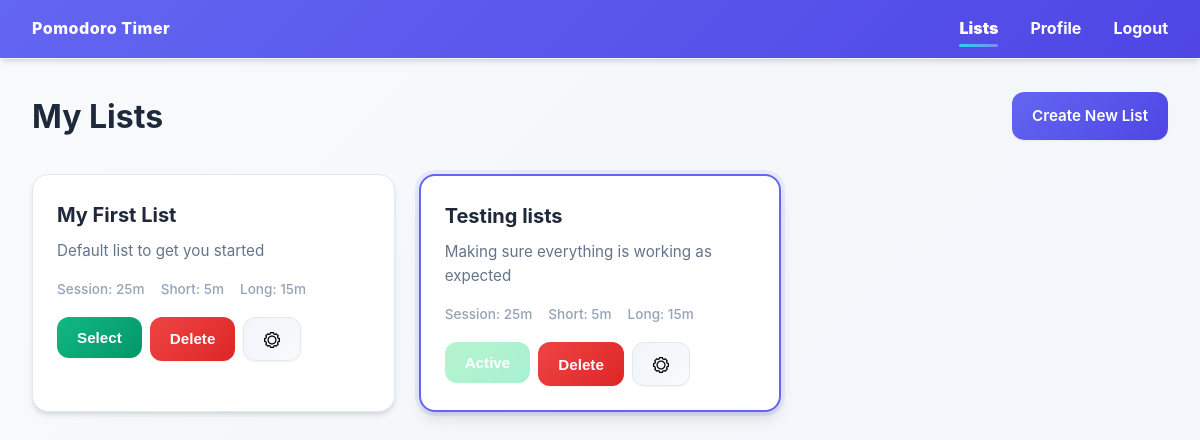
/lists/ (signed in), run on an earlier commit of the app's database.
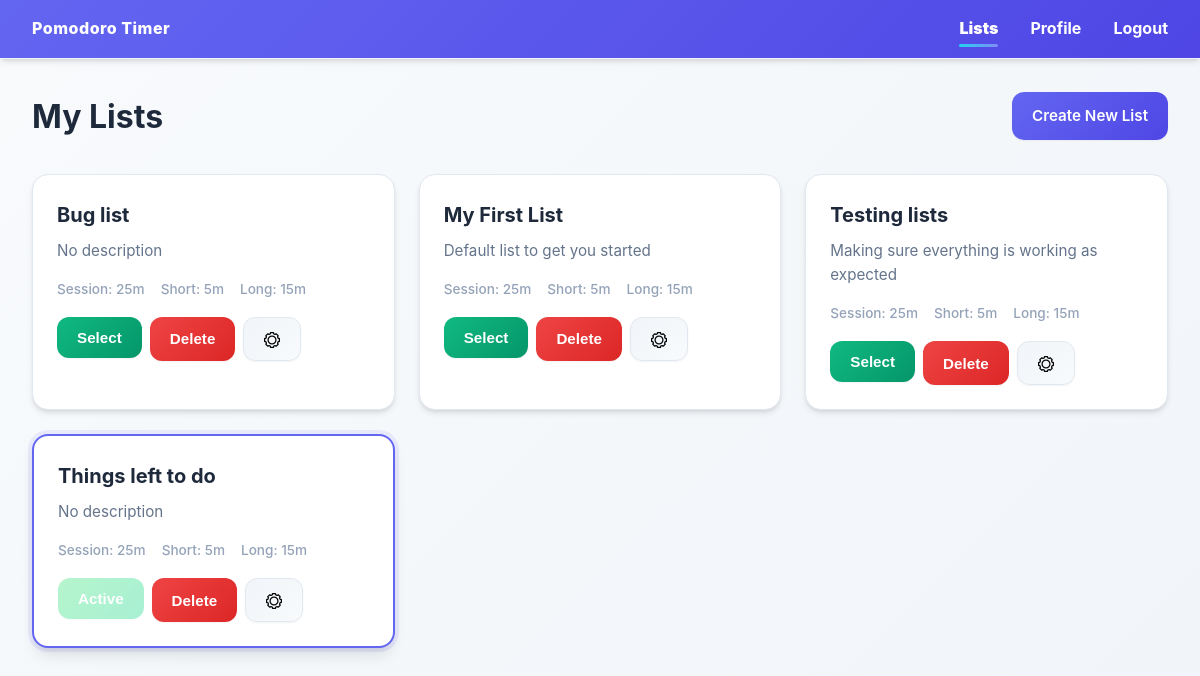
And on a later commit of the database.
### tables this page shows
CREATE TABLE lists (
    id INTEGER PRIMARY KEY AUTOINCREMENT,
    name TEXT NOT NULL UNIQUE,
    description TEXT,
    is_active BOOLEAN DEFAULT 0,
    pomo_session INTEGER DEFAULT 25,
    pomo_short_break INTEGER DEFAULT 5,
    pomo_long_break INTEGER DEFAULT 15,
    pomo_current_time INTEGER DEFAULT 0
, user_id INTEGER);

### pomodoro/routes/lists.py (the view)
@bp.route('/')
@login_required
def index():
    db = get_db()
    lists = db.execute(
        'SELECT * FROM lists WHERE user_id = ? ORDER BY name',
        (current_user.id,)
    ).fetchall()
    return render_template('lists/index.html', lists=lists)

### pomodoro/db.py (called while the page is built)
def get_db():
    if 'db' not in g:
        os.makedirs(current_app.instance_path, exist_ok=True)
        g.db = sqlite3.connect(
            current_app.config['DATABASE'],
            detect_types=sqlite3.PARSE_DECLTYPES
        )
        g.db.row_factory = sqlite3.Row
        _ensure_schema(g.db)
    return g.db

### pomodoro/models/user.py (called while the page is built)
    @staticmethod
    def get_by_id(user_id):
        database = db.get_db()
        user_data = database.execute(
            'SELECT * FROM users WHERE id = ?', (user_id,)
        ).fetchone()
        if user_data:
            return User(**user_data)
        return None

### pomodoro/routes/lists.py (called while the page is built)
def get_db():
    from .. import db
    return db.get_db()

### pomodoro/templates/lists/index.html (shortened to what this page needs)
{% extends 'base.html' %}
{% block head %}
<link rel="stylesheet" href="{{ url_for('static', filename='css/modal.css') }}">
{% endblock %}
{% block content %}
<div class="lists-page">
    <div class="page-header">
        <h1>My Lists</h1>
        <a href="{{ url_for('lists.create') }}" class="btn btn-primary">Create New List</a>
    </div>
    <div class="lists-grid">
        {% for list in lists %}
            <div class="list-card {% if list['is_active'] %}active{% endif %}">
                <h3>{{ list['name'] }}</h3>
                <p class="list-description">{{ list['description'] or 'No description' }}</p>
                <div class="list-settings">
                    <span>Session: {{ list['pomo_session'] }}m</span>
                    <span>Short: {{ list['pomo_short_break'] }}m</span>
                    <span>Long: {{ list['pomo_long_break'] }}m</span>
                </div>
                <div class="list-actions">
                    <form method="post" action="{{ url_for('lists.select_list', id=list['id']) }}" style="display: inline;">
                        <button type="submit" class="btn btn-select" {% if list['is_active'] %}disabled{% endif %}>
                            {% if list['is_active'] %}Active{% else %}Select{% endif %}
                        </button>
                    </form>
                    <button type="button" class="btn btn-delete delete-list-btn" data-list-id="{{ list['id'] }}" data-list-name="{{ list['name'] }}">Delete</button>
                    <button class="btn btn-edit" disabled>
                        <img src="{{ url_for('static', filename='assets/setting.png') }}" alt="Edit settings" style="height: 16px; width: 16px; vertical-align: middle;"/>
                    </button>
                </div>
            </div>
        {% else %}
            <div class="empty-state">
                <p>No lists yet. <a href="{{ url_for('lists.create') }}">Create your first list</a></p>
            </div>
        {% endfor %}
    </div>
</div>
{% endblock %}

### pomodoro/templates/base.html (shortened to what this page needs)
<!DOCTYPE html>
<html lang="en">
<head>
    <link rel="stylesheet" href="{{ url_for('static', filename='css/style.css') }}">
    {% block head %}{% endblock %}
</head>
<body>
    <nav class="navbar">
        <div class="nav-content">
            <a href="{{ url_for('home.index') }}" class="nav-brand">Pomodoro Timer</a>
            <div class="nav-links">
                {% if current_user.is_authenticated %}
                    <a href="{{ url_for('lists.index') }}" class="nav-link {% if request.endpoint == 'lists.index' %}active{% endif %}">Lists</a>
                    <a href="{{ url_for('auth.profile') }}" class="nav-link {% if request.endpoint == 'auth.profile' %}active{% endif %}">Profile</a>
                    <form method="POST" action="{{ url_for('auth.logout') }}" class="logout-form">
                        <button type="submit" class="nav-link logout-btn">Logout</button>
                    </form>
                {% else %}
                    <a href="{{ url_for('auth.login') }}" class="nav-link {% if request.endpoint == 'auth.login' %}active{% endif %}">Login</a>
                {% endif %}
            </div>
        </div>
    </nav>
    <main class="container">
        {% block content %}{% endblock %}
    </main>
</body>
</html>

### pomodoro/static/css/style.css (style rules this page uses)
:root { --primary-color: #6366f1; --primary-hover: #4f46e5; --primary-light: #818cf8; --secondary-color: #22d3ee; --accent-color: #f43f5e; --success-color: #10b981; --warning-color: #f59e0b; --error-color: #ef4444; --text-primary: #1e293b; --text-secondary: #64748b; --text-muted: #94a3b8; --bg-primary: #ffffff; --bg-secondary: #f8fafc; --bg-tertiary: #f1f5f9; --border-color: #e2e8f0; --border-light: #f1f5f9; --shadow-sm: 0 1px 2px 0 rgb(0 0 0 / 0.05); --shadow-md: 0 4px 6px -1px rgb(0 0 0 / 0.1), 0 2px 4px -2px rgb(0 0 0 / 0.1); --shadow-lg: 0 10px 15px -3px rgb(0 0 0 / 0.1), 0 4px 6px -4px rgb(0 0 0 / 0.1); --shadow-xl: 0 20px 25px -5px rgb(0 0 0 / 0.1), 0 8px 10px -6px rgb(0 0 0 / 0.1); --radius-sm: 0.375rem; --radius-md: 0.5rem; --radius-lg: 0.75rem; --radius-xl: 1rem; }
* { margin: 0; padding: 0; box-sizing: border-box; }
body { font-family: -apple-system, BlinkMacSystemFont, 'Segoe UI', Roboto, 'Helvetica Neue', Arial, sans-serif; background: linear-gradient(135deg, var(--bg-secondary) 0%, #f1f5f9 100%); color: var(--text-primary); line-height: 1.6; min-height: 100vh; }
.navbar { background: linear-gradient(135deg, var(--primary-color) 0%, var(--primary-hover) 100%); border-bottom: 1px solid var(--border-light); padding: 1rem 2rem; box-shadow: var(--shadow-md); backdrop-filter: blur(10px); }
.nav-content { max-width: 100%; display: flex; justify-content: space-between; align-items: center; gap: 2rem; }
.nav-links { display: flex; gap: 2rem; align-items: center; }
.logout-form { margin: 0; padding: 0; border: none; }
.logout-btn { background: none; border: none; color: #ffffff; font-weight: 750; cursor: pointer; transition: color 0.2s; font-family: inherit; font-size: inherit; padding: 0; }
.nav-brand { margin-right: auto; color: #ffffff; font-weight: 800; letter-spacing: 0.5px; text-decoration: none; transition: color 0.2s; }
.nav-link { text-decoration: none; color: #ffffff; font-weight: 750; transition: color 0.2s; }
.nav-link.active { font-weight: 900; position: relative; }
.nav-link.active::after { content: ''; position: absolute; bottom: -5px; left: 0; width: 100%; height: 3px; background: linear-gradient(90deg, var(--secondary-color) 0%, var(--primary-light) 100%); border-radius: 2px; }
.container { padding: 2rem; max-width: 100%; }
.lists-page { max-width: 100%; }
.page-header { display: flex; justify-content: space-between; align-items: center; margin-bottom: 2rem; }
.lists-grid { display: grid; grid-template-columns: repeat(auto-fill, minmax(300px, 1fr)); gap: 1.5rem; }
.list-card { background: var(--bg-primary); border-radius: var(--radius-xl); padding: 1.5rem; box-shadow: var(--shadow-md); transition: all 0.3s ease; border: 1px solid var(--border-color); }
.list-card.active { border: 2px solid var(--primary-color); box-shadow: 0 0 0 4px rgba(99, 102, 241, 0.1), var(--shadow-lg); }
.list-card h3 { margin-bottom: 0.5rem; color: var(--text-primary); font-weight: 700; font-size: 1.25rem; }
.list-description { color: var(--text-secondary); font-size: 0.95rem; margin-bottom: 1rem; line-height: 1.6; }
.list-settings { display: flex; gap: 1rem; margin-bottom: 1rem; font-size: 0.85rem; color: var(--text-muted); font-weight: 500; }
.list-actions { display: flex; gap: 0.5rem; flex-wrap: wrap; }
.btn { padding: 0.75rem 1.25rem; border: none; border-radius: var(--radius-lg); cursor: pointer; font-weight: 600; text-decoration: none; display: inline-block; transition: all 0.3s ease; font-size: 0.95rem; box-shadow: var(--shadow-sm); }
.btn-primary { background: linear-gradient(135deg, var(--primary-color) 0%, var(--primary-hover) 100%); color: white; font-weight: 600; max-width: fit-content; }
.btn-select { background: linear-gradient(135deg, var(--success-color) 0%, #059669 100%); color: white; }
.btn-select:disabled { background: linear-gradient(135deg, #86efac 0%, #6ee7b7 100%); cursor: not-allowed; opacity: 0.6; }
.btn-edit { background: linear-gradient(135deg, var(--bg-tertiary) 0%, var(--bg-secondary) 100%); color: var(--text-muted); cursor: not-allowed; border: 1px solid var(--border-color); }
.btn-delete { background: linear-gradient(135deg, var(--error-color) 0%, #dc2626 100%); color: white; }

What changed in the data, as far as the page shows it:
added lists: name "Bug list", description "No description", pomo_session "25", pomo_short_break "5", pomo_long_break "15", is_active "Select"
changed lists "Testing lists": is_active "Active" → "Select"
added lists: name "Things left to do", description "No description", pomo_session "25", pomo_short_break "5", pomo_long_break "15", is_active "Active"
